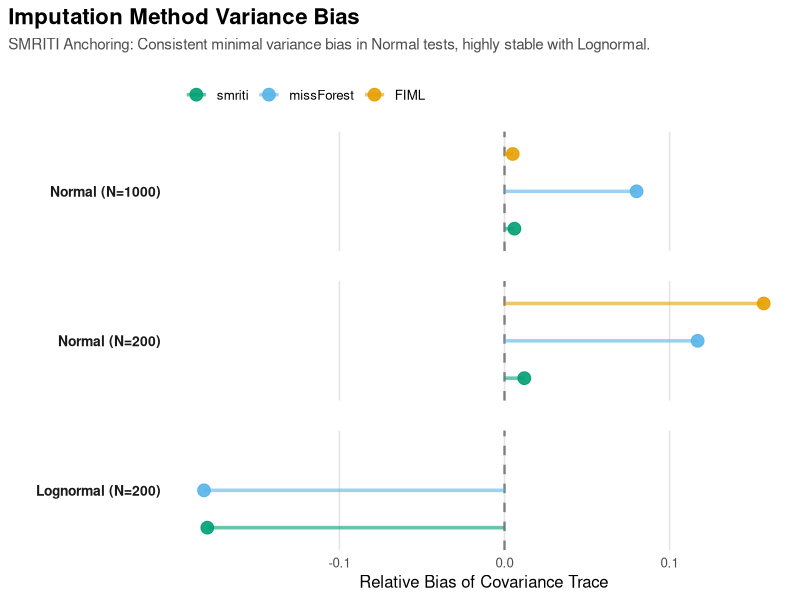
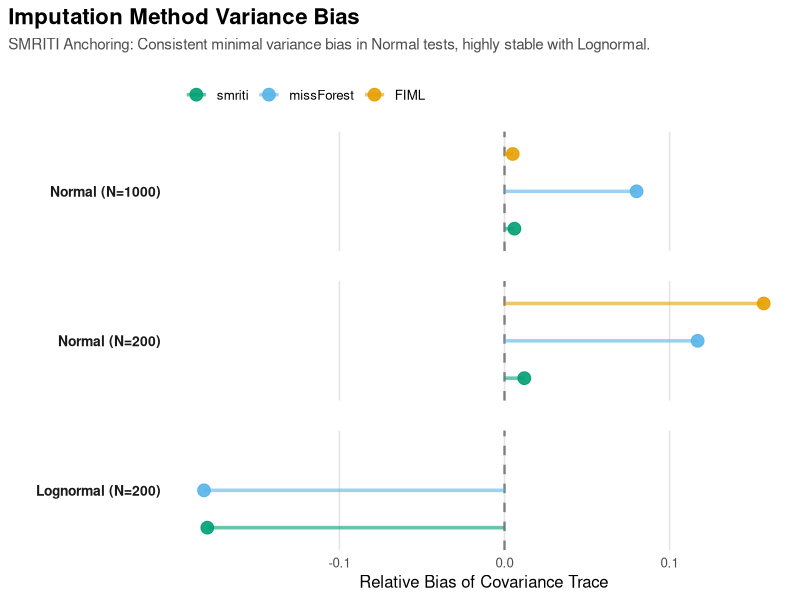

Source code (R) for these figures, in order:
library(ggplot2)
library(dplyr)

# Data reconstruction
results <- data.frame(
  Method = rep(c("FIML", "missForest", "smriti"), 3),
  Condition = c(
    rep("Normal (N=1000)", 3),
    rep("Normal (N=200)", 3),
    rep("Lognormal (N=200)", 3)
  ),
  Bias = c(
    0.005, 0.080, 0.006,  # Normal 1000
    0.157, 0.117, 0.012,  # Normal 200
    NA, -0.182, -0.180
  ) # Lognormal 200 (FIML NA)
)

results$Condition <- factor(results$Condition,
  levels = c("Normal (N=1000)", "Normal (N=200)", "Lognormal (N=200)")
)
results$Method <- factor(results$Method, levels = c("smriti", "missForest", "FIML"))

# Define colors
method_colors <- c(
  "smriti" = "#009E73",
  "missForest" = "#56B4E9",
  "FIML" = "#E69F00"
)

p <- ggplot(results, aes(x = Bias, y = Method, color = Method)) +
  # Reference line at zero
  geom_vline(
    xintercept = 0, linetype = "dashed", color = "gray50",
    linewidth = 0.8
  ) +
  # Lollipop lines
  geom_segment(aes(x = 0, xend = Bias, y = Method, yend = Method),
    linewidth = 1.2, alpha = 0.6
  ) +
  # Points
  geom_point(size = 4, alpha = 0.9) +
  # Faceting
  facet_wrap(~Condition, ncol = 1, strip.position = "left") +
  # Scales
  scale_color_manual(values = method_colors) +
  scale_x_continuous(breaks = c(-0.2, -0.1, 0, 0.1, 0.2)) +
  # Theme
  theme_minimal(base_size = 12) +
  theme(
    # Align title and subtitle to the left baseline
    plot.title.position = "plot",
    plot.caption.position = "plot",

    # Text alignments and styles
    plot.title = element_text(face = "bold", size = 16, hjust = 0),
    plot.subtitle = element_text(
      size = 11, color = "gray30", hjust = 0,
      margin = margin(b = 15)
    ),

    # Legend at the top, horizontal
    legend.position = "top",
    legend.justification = "left",
    legend.direction = "horizontal",
    legend.title = element_blank(),

    # Remove individual facet labels/names (we rely on legend)
    axis.text.y = element_blank(),
    axis.ticks.y = element_blank(),

    # Grid lines
    panel.grid.minor = element_blank(),
    panel.grid.major.y = element_blank(),
    panel.grid.major.x = element_line(color = "gray90"),

    # Facet labels (Condition) on the left
    strip.text.y.left = element_text(angle = 0, face = "bold", size = 10, hjust = 1),
    strip.placement = "outside",

    # Spacing
    panel.spacing = unit(1.5, "lines")
  ) +
  labs(
    title = "Imputation Method Variance Bias",
    subtitle = paste0(
      "SMRITI Anchoring: Consistent minimal variance bias in Normal tests, ",
      "highly stable with Lognormal."
    ),
    x = "Relative Bias of Covariance Trace",
    y = ""
  )

ggsave("smriti_simulation_refined.pdf",
  plot = p, width = 8, height = 7,
  device = "pdf"
)
ggsave("smriti_simulation_refined.png", plot = p, width = 8, height = 7, dpi = 300)
cat(paste0(
  "Successfully generated smriti_simulation_refined.pdf and ",
  "smriti_simulation_refined.png\n"
))
